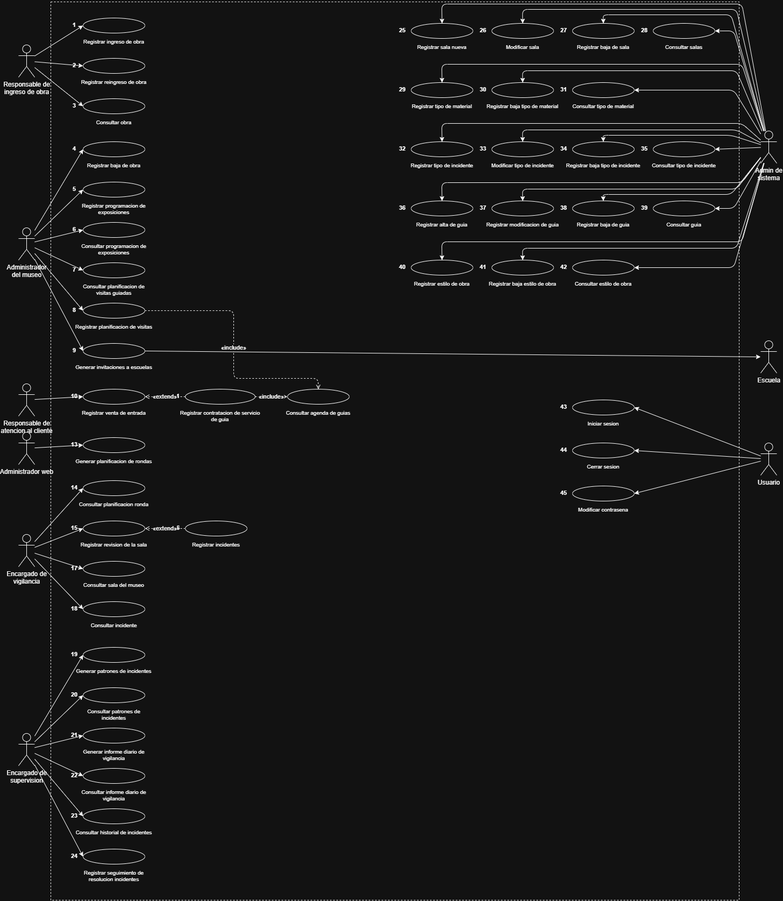
#> input picture scripts_y_notas/pdf_page9_dcu.png, 783 x 901 px, shrunk from 1456 x 1675 before the run, found by its file name
$ python crop_dcu.py
#> lines starting #> are read from the running program, lines starting #| are printed output that depends on the picture
from PIL import Image

im9 = Image.open("scripts_y_notas/pdf_page9_dcu.png")
#> im9 is the input picture: PIL image 783x901 RGB; min 0, max 255, mean 23.1
# Let's save a crop of bottom left (actor Usuario?), top, etc.
w, h = im9.size
#> w = 783; h = 901

im9.crop((0, 0, w, int(h*0.3))).save("scripts_y_notas/dcu_top.png")
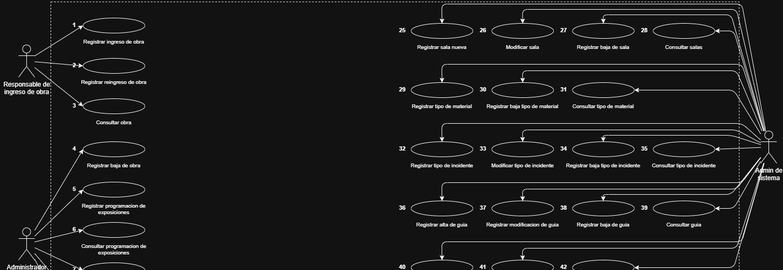
#> saved as dcu_top.png: PIL image 783x270 RGB; min 0, max 255, mean 26.6
im9.crop((0, int(h*0.7), w, h)).save("scripts_y_notas/dcu_bottom.png")
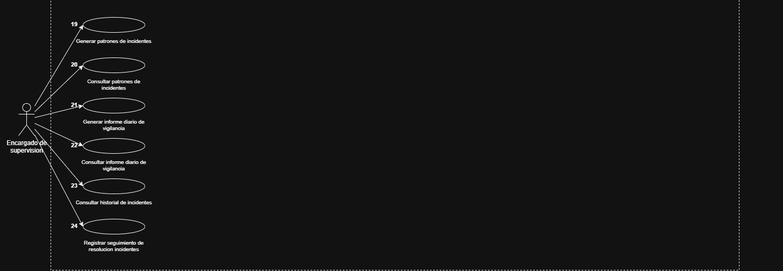
#> saved as dcu_bottom.png: PIL image 783x271 RGB; min 0, max 255, mean 20.4
im9.crop((0, int(h*0.3), int(w*0.4), int(h*0.7))).save("scripts_y_notas/dcu_left.png")
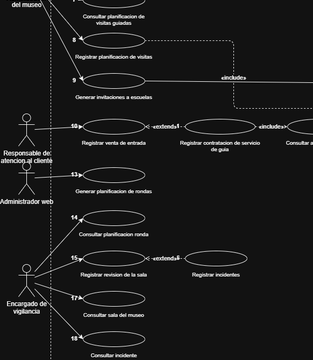
#> saved as dcu_left.png: PIL image 313x360 RGB; min 0, max 255, mean 25.6
im9.crop((int(w*0.6), int(h*0.3), w, int(h*0.7))).save("scripts_y_notas/dcu_right.png")
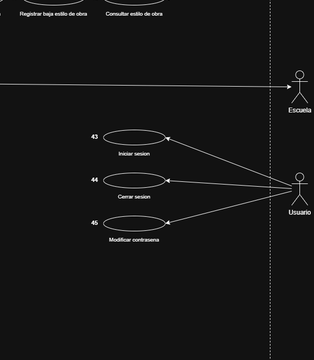
#> saved as dcu_right.png: PIL image 314x360 RGB; min 0, max 255, mean 20.9

print("DCU crops saved successfully!")

$ run again, with scripts_y_notas/dcu_actor_left_0.png copied over scripts_y_notas/pdf_page9_dcu.png
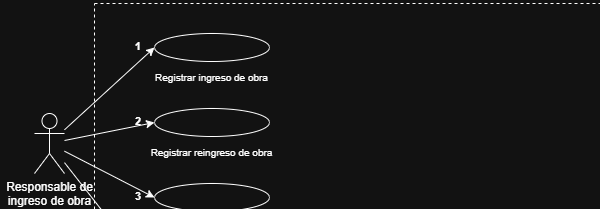
#> input picture scripts_y_notas/dcu_actor_left_0.png, 600 x 209 px, found by its file name
#> im9 is the input picture: PIL image 600x209 RGB; min 18, max 255, mean 23.8
#> `im9.crop((0, int(h*0.7), w, h)).save("scripts_y_notas/dcu_bottom.png")`:
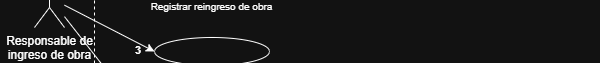
#> saved as dcu_bottom.png: PIL image 600x63 RGB; min 18, max 255, mean 27.5
#> `im9.crop((0, int(h*0.3), int(w*0.4), int(h*0.7))).save("scripts_y_nota..`:
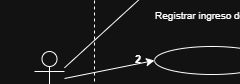
#> saved as dcu_left.png: PIL image 240x84 RGB; min 18, max 255, mean 27.6

$ run again, with scripts_y_notas/dcu_actor_left_1.png copied over scripts_y_notas/pdf_page9_dcu.png
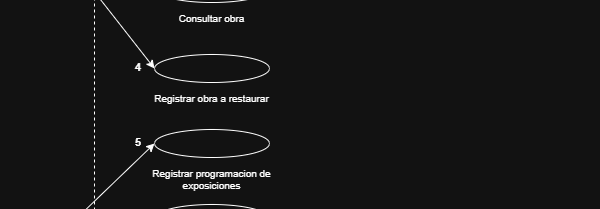
#> input picture scripts_y_notas/dcu_actor_left_1.png, 600 x 209 px, found by its file name
#> im9 is the input picture: PIL image 600x209 RGB; min 18, max 255, mean 22
#> `im9.crop((0, int(h*0.7), w, h)).save("scripts_y_notas/dcu_bottom.png")`:
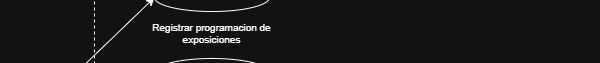
#> saved as dcu_bottom.png: PIL image 600x63 RGB; min 18, max 255, mean 23.6
#> `im9.crop((0, int(h*0.3), int(w*0.4), int(h*0.7))).save("scripts_y_nota..`:
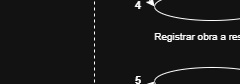
#> saved as dcu_left.png: PIL image 240x84 RGB; min 18, max 255, mean 24.8
